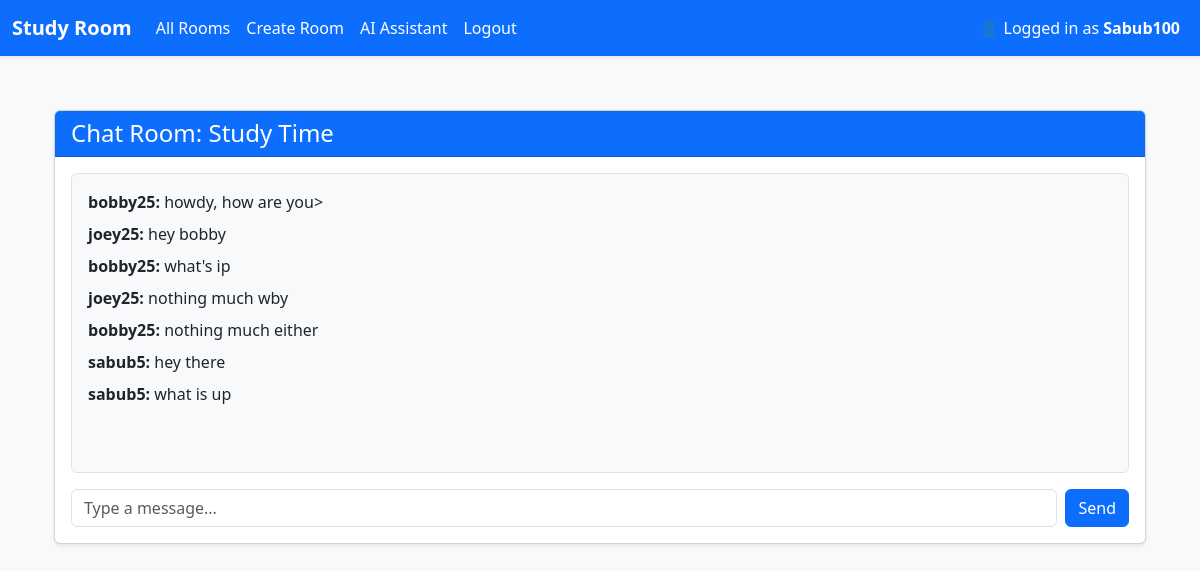
/studyroom/rooms/5/chat (signed in), run on the app's committed database.
### app/models.py (models this page shows)
class User(db.Model, UserMixin):
    id = db.Column(db.Integer, primary_key=True) # primary_key is the identifier for the table. every id column will automatically become unqiue for every user
    username = db.Column(db.String(25), nullable=False, unique=True) # all field must have value and must be unique. can have 25 char max
    email = db.Column(db.String(120), nullable=False, unique=True)
    password_hash = db.Column(db.String(128), nullable=False)
    bio = db.Column(db.Text, nullable=True)
    image_file = db.Column(db.String(120), default="default.jpg")

class StudyRoom(db.Model):
    id = db.Column(db.Integer, primary_key=True) # each room has a uniuqe id
    name = db.Column(db.String(100), nullable=False) # nullable means column cannot be empty
    description = db.Column(db.Text, nullable=True)
    host_id = db.Column(db.Integer, db.ForeignKey('user.id'), nullable=False) # links to the user who created the room
    created_at = db.Column(db.DateTime, default=datetime.utcnow)
    is_active = db.Column(db.Boolean, default=True)
    host = db.relationship('User', backref=db.backref('study_rooms', lazy=True))
    messages = db.relationship('Message', backref='room', cascade="all, delete", passive_deletes=True)

class Message(db.Model):
    id = db.Column(db.Integer, primary_key=True)
    room_id = db.Column(db.Integer, db.ForeignKey('study_room.id'), nullable=False)
    user_id = db.Column(db.Integer, db.ForeignKey('user.id'), nullable=False) # foreign key means that the column must match the user.id column in user table
    content = db.Column(db.Text, nullable=False)
    timestamp = db.Column(db.DateTime, default=datetime.utcnow)
    user = db.relationship('User', backref=db.backref('messages', lazy=True))

### app/studyroom/routes.py (the view)
@studyroom_bp.route('/rooms/<int:room_id>/chat')
@login_required
def chat(room_id):
    room = StudyRoom.query.get_or_404(room_id)
    messages = Message.query.filter_by(room_id=room.id).order_by(Message.timestamp.asc()).all()
    return render_template('rooms/chat.html', room=room, messages=messages)

### app/__init__.py (called while the page is built)
def create_app():
    app = Flask(__name__)
    app.config.from_object(Config) # set config file
    db.init_app(app)
    login_manager.init_app(app)
    socketio.init_app(app)
    mail.init_app(app)
    from flask_migrate import Migrate
    migrate = Migrate(app, db)
    from app.models import User, StudyRoom
    @login_manager.user_loader
    def load_user(user_id):
        return User.query.get(int(user_id))
    from dotenv import load_dotenv
    load_dotenv()
    from app.auth import auth_bp
    app.register_blueprint(auth_bp, url_prefix='/auth')
    from app.studyroom import studyroom_bp
    app.register_blueprint(studyroom_bp, url_prefix='/studyroom')
    try:
        from app.main import main_bp # Register main Blueprint
        app.register_blueprint(main_bp)
    except ImportError:
        pass
    from app import sockets
    return app

### app/templates/rooms/chat.html (shortened to what this page needs)
{% extends "base.html" %}
{% block content %}
<div class="container py-4">
    <div class="card shadow-sm">
        <div class="card-header bg-primary text-white">
            <h4 class="mb-0">Chat Room: {{ room.name }}</h4>
        </div>
        <div class="card-body">
            <div id="chat-box" class="border rounded p-3 mb-3 bg-light" style="height: 300px; overflow-y: scroll;">
                {% for msg in messages %}
                    <div class="mb-2">
                        <strong>{{ msg.user.username }}:</strong> {{ msg.content }}
                    </div>
                {% endfor %}
            </div>
            <form id="chat-form" class="d-flex">
                <input type="text" id="message" class="form-control me-2" placeholder="Type a message..." required autocomplete="off">
                <button type="submit" class="btn btn-primary">Send</button>
            </form>
        </div>
    </div>
</div>
{% endblock %}

### app/templates/base.html (shortened to what this page needs)
<!DOCTYPE html>
<html lang="en">
<head>
    <link href="https://cdn.jsdelivr.net/npm/bootstrap@5.3.0/dist/css/bootstrap.min.css" rel="stylesheet">
</head>
<body>
<nav class="navbar navbar-expand-lg shadow-sm">
  <div class="container-fluid">
    <a class="navbar-brand fw-bold" href="{{ url_for('main.home') }}">Study Room</a>
    <div class="collapse navbar-collapse" id="navbarNav">
      <ul class="navbar-nav me-auto">
        {% if current_user.is_authenticated %}
          <li class="nav-item">
            <a class="nav-link" href="{{ url_for('studyroom.room_list') }}">All Rooms</a>
          </li>
          <li class="nav-item">
            <a class="nav-link" href="{{ url_for('studyroom.create_room') }}">Create Room</a>
          </li>
          <li class="nav-item">
            <a class="nav-link" href="{{ url_for('studyroom.ai_assistant') }}">AI Assistant</a>
          </li>
          <li class="nav-item">
            <a class="nav-link" href="{{ url_for('auth.logout') }}">Logout</a>
          </li>
        {% endif %}
      </ul>
      {% if current_user.is_authenticated %}
      <ul class="navbar-nav ms-auto">
        <li class="nav-item">
          <a href="{{ url_for('auth.profile') }}" class="nav-link">
            👤 Logged in as <strong>{{ current_user.username }}</strong>
        </a>
        </li>
      </ul>
      {% endif %}
    </div>
  </div>
</nav>
<div class="container">
    {% block content %}{% endblock %}
</div>
</body>
</html>

### app/templates/base.html (style rules this page uses)
body { background-color: #f8f9fa; }
.navbar { background-color: #0d6efd; }
.navbar-brand, .nav-link, .navbar-text { color: white !important; }
.container { margin-top: 30px; }

### data on the page
User: username "Sabub100"
StudyRoom: name "Study Time"
Message: user.username "bobby25", content "howdy, how are you>"
Message: user.username "joey25", content "hey bobby"
Message: user.username "bobby25", content "what's ip"
Message: user.username "joey25", content "nothing much wby"
Message: user.username "bobby25", content "nothing much either"
Message: user.username "sabub5", content "hey there"
Message: user.username "sabub5", content "what is up"
